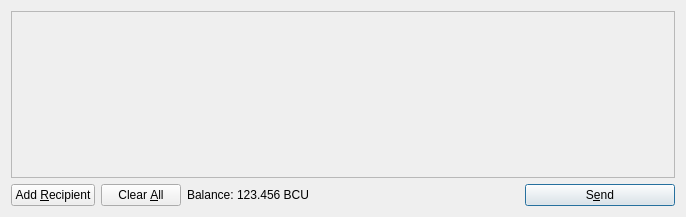
<?xml version="1.0" encoding="UTF-8"?>
<ui version="4.0">
 <class>SendCoinsDialog</class>
 <widget class="QDialog" name="SendCoinsDialog">
  <property name="geometry">
   <rect>
    <x>0</x>
    <y>0</y>
    <width>686</width>
    <height>217</height>
   </rect>
  </property>
  <property name="windowTitle">
   <string>Send Coins</string>
  </property>
  <layout class="QVBoxLayout" name="verticalLayout">
   <item>
    <widget class="QScrollArea" name="scrollArea">
     <property name="widgetResizable">
      <bool>true</bool>
     </property>
     <widget class="QWidget" name="scrollAreaWidgetContents">
      <property name="geometry">
       <rect>
        <x>0</x>
        <y>0</y>
        <width>666</width>
        <height>165</height>
       </rect>
      </property>
      <layout class="QVBoxLayout" name="verticalLayout_2">
       <property name="margin">
        <number>0</number>
       </property>
       <item>
        <layout class="QVBoxLayout" name="entries">
         <property name="spacing">
          <number>6</number>
         </property>
        </layout>
       </item>
       <item>
        <spacer name="verticalSpacer">
         <property name="orientation">
          <enum>Qt::Vertical</enum>
         </property>
         <property name="sizeHint" stdset="0">
          <size>
           <width>20</width>
           <height>40</height>
          </size>
         </property>
        </spacer>
       </item>
      </layout>
     </widget>
    </widget>
   </item>
   <item>
    <layout class="QHBoxLayout" name="horizontalLayout">
     <item>
      <widget class="QPushButton" name="addButton">
       <property name="toolTip">
        <string>Send to multiple recipients at once</string>
       </property>
       <property name="text">
        <string>Add &amp;Recipient</string>
       </property>
       <property name="icon">
        <iconset resource="../bitcoin.qrc">
         <normaloff>:/icons/add</normaloff>:/icons/add</iconset>
       </property>
       <property name="autoDefault">
        <bool>false</bool>
       </property>
      </widget>
     </item>
     <item>
      <widget class="QPushButton" name="clearButton">
       <property name="sizePolicy">
        <sizepolicy hsizetype="Minimum" vsizetype="Fixed">
         <horstretch>0</horstretch>
         <verstretch>0</verstretch>
        </sizepolicy>
       </property>
       <property name="toolTip">
        <string>Remove all transaction fields</string>
       </property>
       <property name="text">
        <string>Clear &amp;All</string>
       </property>
       <property name="icon">
        <iconset resource="../bitcoin.qrc">
         <normaloff>:/icons/remove</normaloff>:/icons/remove</iconset>
       </property>
       <property name="autoRepeatDelay">
        <number>300</number>
       </property>
       <property name="autoDefault">
        <bool>false</bool>
       </property>
      </widget>
     </item>
     <item>
      <layout class="QHBoxLayout" name="horizontalLayout_2">
       <property name="spacing">
        <number>3</number>
       </property>
       <item>
        <widget class="QLabel" name="label">
         <property name="text">
          <string>Balance:</string>
         </property>
        </widget>
       </item>
       <item>
        <widget class="QLabel" name="labelBalance">
         <property name="cursor">
          <cursorShape>IBeamCursor</cursorShape>
         </property>
         <property name="text">
          <string>123.456 BCU</string>
         </property>
         <property name="textInteractionFlags">
          <set>Qt::LinksAccessibleByMouse|Qt::TextSelectableByKeyboard|Qt::TextSelectableByMouse</set>
         </property>
        </widget>
       </item>
      </layout>
     </item>
     <item>
      <spacer name="horizontalSpacer">
       <property name="orientation">
        <enum>Qt::Horizontal</enum>
       </property>
       <property name="sizeHint" stdset="0">
        <size>
         <width>40</width>
         <height>20</height>
        </size>
       </property>
      </spacer>
     </item>
     <item>
      <widget class="QPushButton" name="sendButton">
       <property name="minimumSize">
        <size>
         <width>150</width>
         <height>0</height>
        </size>
       </property>
       <property name="toolTip">
        <string>Confirm the send action</string>
       </property>
       <property name="text">
        <string>S&amp;end</string>
       </property>
       <property name="icon">
        <iconset resource="../bitcoin.qrc">
         <normaloff>:/icons/send</normaloff>:/icons/send</iconset>
       </property>
       <property name="default">
        <bool>true</bool>
       </property>
      </widget>
     </item>
    </layout>
   </item>
  </layout>
 </widget>
 <resources>
  <include location="../bitcoin.qrc"/>
 </resources>
 <connections/>
</ui>
